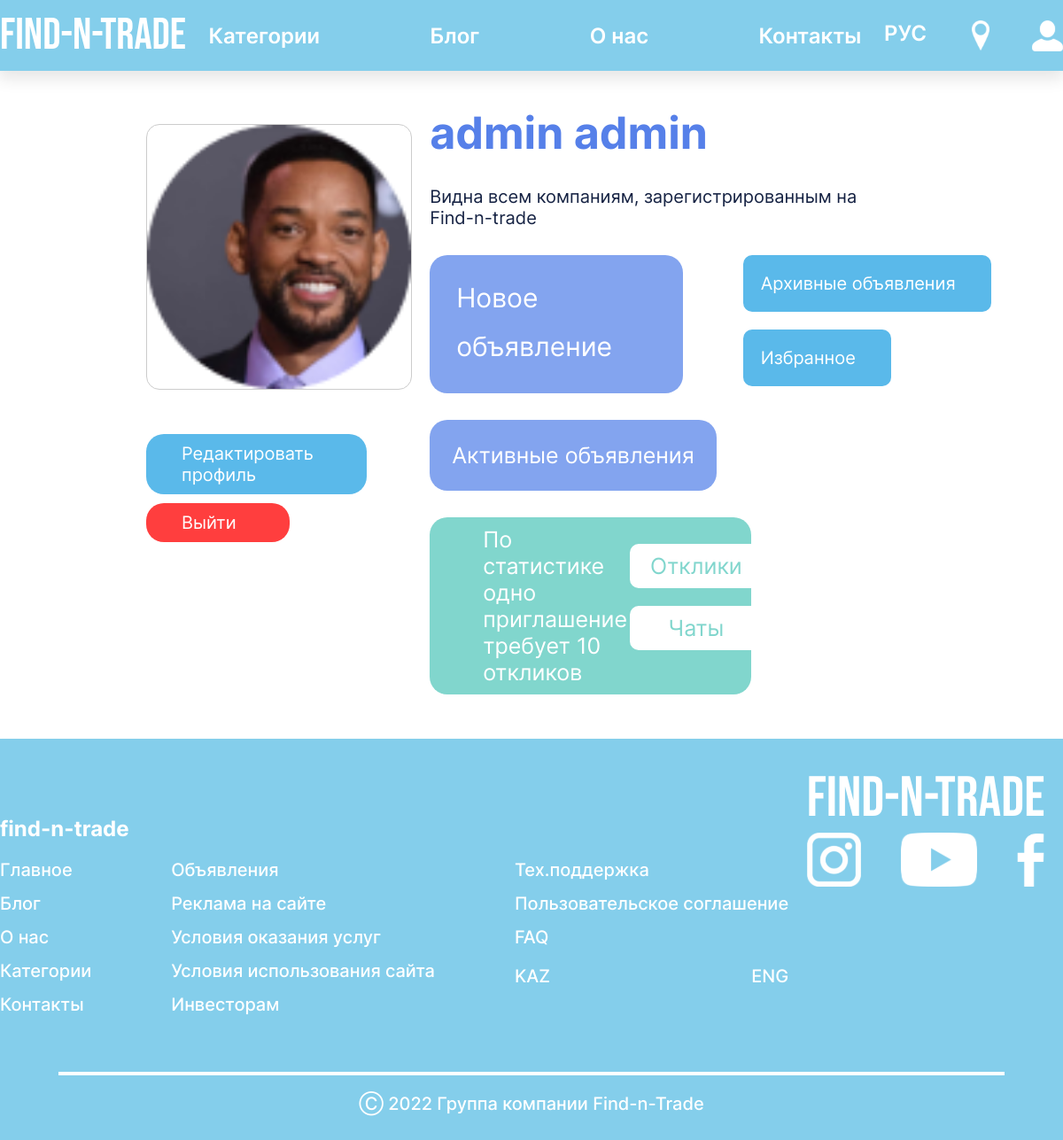
Page /my_profile/ (signed in) on the committed database.
### main/models.py (models this page shows, shortened)
class CustomUser(AbstractBaseUser):
    id = models.AutoField(primary_key=True, verbose_name="ID")
    email = models.EmailField(unique=True, verbose_name="Email")
    name = models.CharField(max_length=26, verbose_name="Name")
    surname = models.CharField(max_length=26, verbose_name="Surname")
    profile = models.OneToOneField(Profile, on_delete=models.CASCADE, blank=True, null=True, verbose_name="Profile")
    reset_password_token = models.UUIDField(blank=True, null=True, default=None, verbose_name="Reset password token")
    date_joined = models.DateTimeField(auto_now_add=True)
    last_login = models.DateTimeField(auto_now=True, verbose_name="Last login")
    is_admin = models.BooleanField(default=False)
    is_active = models.BooleanField(default=True)
    is_staff = models.BooleanField(default=False)
    is_superuser = models.BooleanField(default=False)
    USERNAME_FIELD = "email"
    REQUIRED_FIELDS = ["name", "surname"]
    objects = CustomUserManager()

class Profile(models.Model):
    id = models.AutoField(primary_key=True, verbose_name="ID")
    city = models.CharField(max_length=15, blank=True, null=True, verbose_name="City")
    date_of_birth = models.DateField(max_length=15, blank=True, null=True, verbose_name='Date of birth')
    company_name=models.CharField(max_length=30, blank=True, null=True, verbose_name="Company name")
    description=models.TextField(blank=True, null=True, verbose_name="Description")
    phone_number = models.CharField(max_length=15, blank=True, null=True, verbose_name="Phone number")
    role = models.CharField(max_length=200, choices=Role.choices, verbose_name="Role")
    image_link = models.ImageField(upload_to=user_profile_directory_path, blank=True, null=True,
                                   verbose_name="Profile image")

### main/views.py (the view)
# urls.py: path('my_profile/', views.ProfileView.as_view(), name='profile'),
class ProfileView(TemplateView):
    template_name = "main/profile.html"
    def get_context_data(self, **kwargs):
        ctx = super(ProfileView, self).get_context_data(**kwargs)
        ctx['id'] = self.request.user.id
        self.model = CustomUser.objects.get(id=ctx['id'])
        ctx['model'] = self.model
        return ctx

### main/templates/main/profile.html (shortened to what this page needs)
{% extends 'main/base.html' %}
{% load static %}
{% block content %}
<html>
<head>
    <link rel="stylesheet" href="{% static 'main/css/style.css' %}">
</head>
<body background="{% static 'main/images/bg4.png' %}">
    <main class="myprofile">
        <div class="profile">
            {% if model.profile.image_link.file is not None %}
              <img src="{{model.profile.image_link.url}}" alt="" style="object-fit:cover;
                 object-position: right;
                 width:300px;
                 height:300px;
                 border: solid 1px #CCC;
                 border-radius:15px;">
                 {% else %}
                 <img src="{% static 'main/img/no-image-removebg-preview.png'%}" alt="" style="object-fit:cover;
              object-position: right;
                 width:250px;
                 height:250px;
                 border: solid 1px #CCC">
                 {% endif %}
            {% if user.is_authenticated and user.email == model.email %}
            <a href="{% url 'profile edit' %}" id="btnedit">
                <div class="btnedit" style="margin-bottom:10px; ">
                    <p id="editpro">Редактировать<br>профиль</p>
                    <div id="penicon"></div>
                </div>
            </a>
            <a href="{% url 'logout' %}" id="btnedit">
                <div class="btnedit" style="margin-top:10px; background-color: var(--bs-red);">
                    <p id="editpro">Выйти</p>
                    <div id="penicon"></div>
                </div>
            </a>
            {% endif %}
        </div>
        <div class="myinfo">
            <div class="mytext">
                <div class="myname">{{ model.name }} {{ model.surname }}</div>
                <div class="mystatus">Видна всем компаниям, зарегистрированным на Find-n-trade</div>
            </div>
            <div class="my_ads">
                <div class="adsleft">
                    <a href="{% url 'create ad' %}">
                        <p id="new">Новое<br>объявление<i id="plus" class="fa fa-plus"></i></p>
                    </a>
                    <a href="{% url 'active ads' %}">
                        <p id="active">Активные объявления</p>
                    </a>
                </div>
                <div class="adsright">
                    <a href="{% url 'archived ads' %}">
                        <p id="archive">Архивные объявления<i id="folder" class="fa fa-folder"></i></p>
                    </a>
                    <a href="#">
                        <p id="fav">Избранное<i id="heart" class="fa fa-heart"></i></p>
                    </a>
                </div>
            </div>
            <div class="myresponds">
                <div class="resptext">
                    По статистике одно приглашение требует 10 откликов
                </div>
                <div class="respbtn">
                    <a href="{%url 'responds' %}"><p id="resps">Отклики</p></a>
                    <a href="{%url 'chatbox' %}"><p id="chats">Чаты</p></a>
                </div>
            </div>
        </div>
    </main>
    <footer class="footer">
        <div class="container">
            <div class="footer__wrapper">
                <div class="footer__links">
                    <div class="footer__links-logo">find-n-trade</div>
                    <div class="footer__links__wrapper">
                        <div class="footer__links-column">
                            <ul class="footer__links-column__list">
                                <li class="footer__links-column__list-item"><a href="#home" class="footer__links-column__list-item__link">Главное</a></li>
                                <li class="footer__links-column__list-item"><a href="reviews.html" class="footer__links-column__list-item__link">Блог</a></li>
                                <li class="footer__links-column__list-item"><a href="#products" class="footer__links-column__list-item__link">О нас</a></li>
                                <li class="footer__links-column__list-item"><a href="#strategies" class="footer__links-column__list-item__link">Категории</a></li>
                                <li class="footer__links-column__list-item"><a href="#partners" class="footer__links-column__list-item__link">Контакты</a></li>
                            </ul>
                        </div>
                        <div class="footer__links-column">
                            <ul class="footer__links-column__list">
                                <li class="footer__links-column__list-item"><a href="#home" class="footer__links-column__list-item__link">Объявления</a></li>
                                <li class="footer__links-column__list-item"><a href="#home" class="footer__links-column__list-item__link">Реклама на сайте</a></li>
                                <li class="footer__links-column__list-item"><a href="#products" class="footer__links-column__list-item__link">Условия оказания услуг</a></li>
                                <li class="footer__links-column__list-item"><a href="#strategies" class="footer__links-column__list-item__link">Условия использования сайта</a></li>
                                <li class="footer__links-column__list-item"><a href="#partners" class="footer__links-column__list-item__link">Инвесторам</a></li>
                            </ul>
                        </div>
                        <div class="footer__links-column">
                            <ul class="footer__links-column__list">
                                <li class="footer__links-column__list-item"><a href="#home" class="footer__links-column__list-item__link">Тех.поддержка</a></li>
                                <li class="footer__links-column__list-item"><a href="#products" class="footer__links-column__list-item__link">Пользовательское соглашение</a></li>
                                <li class="footer__links-column__list-item"><a href="#strategies" class="footer__links-column__list-item__link">FAQ</a></li>
                            </ul>
                            <div class="footer__links-column__langs">
                                <div class="footer__links-column__langs-item footer__links-column__langs-item_kz">KAZ</div>
                                <div class="footer__links-column__langs-item footer__links-column__langs-item_en">ENG</div>
                            </div>
                        </div>
                    </div>
                </div>
                <div class="footer__social">
                    <a href="{% url 'index' %}"><div class="footer__social-logo">FIND-N-TRADE</div></a>
                    <div class="footer__social__items">
                        <a href="https://www.instagram.com/"><img src="{% static 'main/icons/insta.svg' %}" alt="instagram" class="footer__social-item">
                        <a href="https://www.youtube.com/"><img src="{% static 'main/icons/youtube.svg' %}" alt="youtube" class="footer__social-item">
                        <a href="https://ru-ru.facebook.com/"><img src="{% static 'main/icons/facebook.svg' %}" alt="facebook" class="footer__social-item">
                    </div>
                </div>
            </div>
            <div class="dash"></div>
            <div class="footer__credit">Ⓒ 2022 Группа компании Find-n-Trade</div>
        </div>
    </footer>
</body>
{% endblock %}

### rows in the picture
CustomUser: profile.image_link (picture), name "admin", surname "admin"
